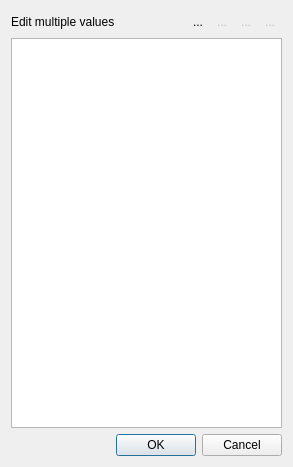
<?xml version="1.0" encoding="UTF-8"?>
<ui version="4.0">
 <class>MultiTagValuesDialogClass</class>
 <widget class="QDialog" name="MultiTagValuesDialogClass">
  <property name="windowModality">
   <enum>Qt::WindowModality::ApplicationModal</enum>
  </property>
  <property name="geometry">
   <rect>
    <x>0</x>
    <y>0</y>
    <width>293</width>
    <height>467</height>
   </rect>
  </property>
  <property name="contextMenuPolicy">
   <enum>Qt::ContextMenuPolicy::ActionsContextMenu</enum>
  </property>
  <property name="windowTitle">
   <string>Edit values</string>
  </property>
  <property name="windowIcon">
   <iconset resource="../res/analogexif.qrc">
    <normaloff>:/images/icons/film_edit.png</normaloff>:/images/icons/film_edit.png</iconset>
  </property>
  <property name="modal">
   <bool>true</bool>
  </property>
  <layout class="QVBoxLayout" name="verticalLayout">
   <item>
    <layout class="QHBoxLayout" name="horizontalLayout">
     <property name="spacing">
      <number>0</number>
     </property>
     <item>
      <widget class="QLabel" name="label">
       <property name="text">
        <string>Edit multiple values</string>
       </property>
      </widget>
     </item>
     <item>
      <spacer name="horizontalSpacer">
       <property name="orientation">
        <enum>Qt::Orientation::Horizontal</enum>
       </property>
       <property name="sizeHint" stdset="0">
        <size>
         <width>40</width>
         <height>20</height>
        </size>
       </property>
      </spacer>
     </item>
     <item>
      <widget class="QToolButton" name="addBtn">
       <property name="text">
        <string>...</string>
       </property>
       <property name="icon">
        <iconset resource="../res/analogexif.qrc">
         <normaloff>:/images/icons/add.png</normaloff>:/images/icons/add.png</iconset>
       </property>
       <property name="autoRaise">
        <bool>true</bool>
       </property>
      </widget>
     </item>
     <item>
      <widget class="QToolButton" name="delBtn">
       <property name="enabled">
        <bool>false</bool>
       </property>
       <property name="text">
        <string>...</string>
       </property>
       <property name="icon">
        <iconset resource="../res/analogexif.qrc">
         <normaloff>:/images/icons/delete.png</normaloff>:/images/icons/delete.png</iconset>
       </property>
       <property name="autoRaise">
        <bool>true</bool>
       </property>
      </widget>
     </item>
     <item>
      <widget class="QToolButton" name="upBtn">
       <property name="enabled">
        <bool>false</bool>
       </property>
       <property name="text">
        <string>...</string>
       </property>
       <property name="icon">
        <iconset resource="../res/analogexif.qrc">
         <normaloff>:/images/icons/bullet_arrow_up.png</normaloff>:/images/icons/bullet_arrow_up.png</iconset>
       </property>
       <property name="autoRaise">
        <bool>true</bool>
       </property>
      </widget>
     </item>
     <item>
      <widget class="QToolButton" name="downBtn">
       <property name="enabled">
        <bool>false</bool>
       </property>
       <property name="text">
        <string>...</string>
       </property>
       <property name="icon">
        <iconset resource="../res/analogexif.qrc">
         <normaloff>:/images/icons/bullet_arrow_down.png</normaloff>:/images/icons/bullet_arrow_down.png</iconset>
       </property>
       <property name="autoRaise">
        <bool>true</bool>
       </property>
      </widget>
     </item>
    </layout>
   </item>
   <item>
    <widget class="QTableView" name="valuesView">
     <property name="font">
      <font>
       <kerning>true</kerning>
      </font>
     </property>
     <property name="contextMenuPolicy">
      <enum>Qt::ContextMenuPolicy::ActionsContextMenu</enum>
     </property>
     <property name="alternatingRowColors">
      <bool>true</bool>
     </property>
     <property name="selectionMode">
      <enum>QAbstractItemView::SelectionMode::SingleSelection</enum>
     </property>
     <property name="selectionBehavior">
      <enum>QAbstractItemView::SelectionBehavior::SelectRows</enum>
     </property>
     <attribute name="horizontalHeaderVisible">
      <bool>false</bool>
     </attribute>
     <attribute name="horizontalHeaderStretchLastSection">
      <bool>true</bool>
     </attribute>
     <attribute name="verticalHeaderVisible">
      <bool>false</bool>
     </attribute>
     <attribute name="verticalHeaderDefaultSectionSize">
      <number>20</number>
     </attribute>
    </widget>
   </item>
   <item>
    <widget class="QDialogButtonBox" name="buttonBox">
     <property name="standardButtons">
      <set>QDialogButtonBox::StandardButton::Cancel|QDialogButtonBox::StandardButton::Ok</set>
     </property>
    </widget>
   </item>
  </layout>
  <action name="actionAdd_new_value">
   <property name="text">
    <string>Add new value</string>
   </property>
   <property name="shortcut">
    <string>Ins</string>
   </property>
  </action>
  <action name="actionDelete_value">
   <property name="text">
    <string>Delete value</string>
   </property>
   <property name="shortcut">
    <string>Del</string>
   </property>
  </action>
  <action name="actionMove_up">
   <property name="text">
    <string>Move up</string>
   </property>
  </action>
  <action name="actionMove_down">
   <property name="text">
    <string>Move down</string>
   </property>
  </action>
 </widget>
 <layoutdefault spacing="6" margin="11"/>
 <tabstops>
  <tabstop>valuesView</tabstop>
  <tabstop>buttonBox</tabstop>
  <tabstop>addBtn</tabstop>
  <tabstop>delBtn</tabstop>
  <tabstop>upBtn</tabstop>
  <tabstop>downBtn</tabstop>
 </tabstops>
 <resources>
  <include location="../res/analogexif.qrc"/>
 </resources>
 <connections>
  <connection>
   <sender>addBtn</sender>
   <signal>clicked()</signal>
   <receiver>actionAdd_new_value</receiver>
   <slot>trigger()</slot>
   <hints>
    <hint type="sourcelabel">
     <x>202</x>
     <y>20</y>
    </hint>
    <hint type="destinationlabel">
     <x>-1</x>
     <y>-1</y>
    </hint>
   </hints>
  </connection>
  <connection>
   <sender>delBtn</sender>
   <signal>clicked()</signal>
   <receiver>actionDelete_value</receiver>
   <slot>trigger()</slot>
   <hints>
    <hint type="sourcelabel">
     <x>225</x>
     <y>20</y>
    </hint>
    <hint type="destinationlabel">
     <x>-1</x>
     <y>-1</y>
    </hint>
   </hints>
  </connection>
  <connection>
   <sender>upBtn</sender>
   <signal>clicked()</signal>
   <receiver>actionMove_up</receiver>
   <slot>trigger()</slot>
   <hints>
    <hint type="sourcelabel">
     <x>248</x>
     <y>20</y>
    </hint>
    <hint type="destinationlabel">
     <x>-1</x>
     <y>-1</y>
    </hint>
   </hints>
  </connection>
  <connection>
   <sender>downBtn</sender>
   <signal>clicked()</signal>
   <receiver>actionMove_down</receiver>
   <slot>trigger()</slot>
   <hints>
    <hint type="sourcelabel">
     <x>271</x>
     <y>20</y>
    </hint>
    <hint type="destinationlabel">
     <x>-1</x>
     <y>-1</y>
    </hint>
   </hints>
  </connection>
 </connections>
</ui>
